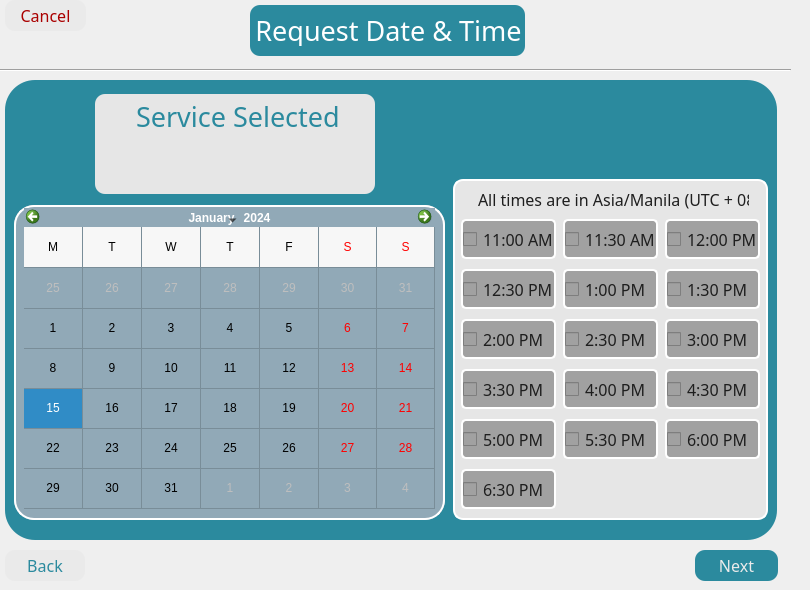
    <widget class="QWidget" name="page_3">
     <widget class="QWidget" name="widget_5" native="true">
      <property name="geometry">
       <rect>
        <x>5</x>
        <y>80</y>
        <width>772</width>
        <height>460</height>
       </rect>
      </property>
      <property name="styleSheet">
       <string notr="true">background-color: rgb(43, 138, 158);
border-radius: 30px;

</string>
      </property>
      <widget class="QWidget" name="widget_9" native="true">
       <property name="geometry">
        <rect>
         <x>9</x>
         <y>125</y>
         <width>431</width>
         <height>315</height>
        </rect>
       </property>
       <property name="styleSheet">
        <string notr="true">background-color:#91A9B7;
border-radius: 20px;
</string>
       </property>
       <widget class="QCalendarWidget" name="calendarpickdate">
        <property name="geometry">
         <rect>
          <x>10</x>
          <y>3</y>
          <width>411</width>
          <height>301</height>
         </rect>
        </property>
        <property name="styleSheet">
         <string notr="true">font: 18pt &quot;Franklin Gothic Demi&quot;;
</string>
        </property>
        <property name="gridVisible">
         <bool>true</bool>
        </property>
        <property name="horizontalHeaderFormat">
         <enum>QCalendarWidget::SingleLetterDayNames</enum>
        </property>
        <property name="verticalHeaderFormat">
         <enum>QCalendarWidget::NoVerticalHeader</enum>
        </property>
        <property name="navigationBarVisible">
         <bool>true</bool>
        </property>
       </widget>
       <widget class="QFrame" name="frame">
        <property name="geometry">
         <rect>
          <x>0</x>
          <y>0</y>
          <width>431</width>
          <height>315</height>
         </rect>
        </property>
        <property name="styleSheet">
         <string notr="true">border: 2px solid white</string>
        </property>
        <property name="frameShape">
         <enum>QFrame::StyledPanel</enum>
        </property>
        <property name="frameShadow">
         <enum>QFrame::Raised</enum>
        </property>
       </widget>
       <zorder>frame</zorder>
       <zorder>calendarpickdate</zorder>
      </widget>
      <widget class="QWidget" name="widget_10" native="true">
       <property name="geometry">
        <rect>
         <x>90</x>
         <y>14</y>
         <width>280</width>
         <height>100</height>
        </rect>
       </property>
       <property name="styleSheet">
        <string notr="true">background-color: #E6E6E6;
border-radius: 10px;
</string>
       </property>
       <widget class="QLabel" name="label_27">
        <property name="geometry">
         <rect>
          <x>50</x>
          <y>10</y>
          <width>231</width>
          <height>20</height>
         </rect>
        </property>
        <property name="font">
         <font>
          <family>Franklin Gothic Book</family>
          <pointsize>14</pointsize>
         </font>
        </property>
        <property name="styleSheet">
         <string notr="true">background-color:#E6E6E6;
color: black;</string>
        </property>
        <property name="text">
         <string/>
        </property>
       </widget>
       <widget class="QLabel" name="label_28">
        <property name="geometry">
         <rect>
          <x>41</x>
          <y>12</y>
          <width>221</width>
          <height>21</height>
         </rect>
        </property>
        <property name="font">
         <font>
          <family>Franklin Gothic Demi</family>
          <pointsize>20</pointsize>
          <weight>50</weight>
          <italic>false</italic>
          <bold>false</bold>
         </font>
        </property>
        <property name="styleSheet">
         <string notr="true">background-color:#E6E6E6;
color: rgb(43, 138, 158);
font: 20pt &quot;Franklin Gothic Demi&quot;;
</string>
        </property>
        <property name="text">
         <string>Service Selected</string>
        </property>
       </widget>
       <widget class="QLabel" name="selectedpackage_label">
        <property name="geometry">
         <rect>
          <x>67</x>
          <y>46</y>
          <width>151</width>
          <height>20</height>
         </rect>
        </property>
        <property name="font">
         <font>
          <family>Franklin Gothic Demi</family>
          <pointsize>18</pointsize>
          <weight>50</weight>
          <italic>false</italic>
          <bold>false</bold>
         </font>
        </property>
        <property name="styleSheet">
         <string notr="true">background-color:#E6E6E6;
color: black;
font: 18pt &quot;Franklin Gothic Demi&quot;;
</string>
        </property>
        <property name="text">
         <string/>
        </property>
        <property name="alignment">
         <set>Qt::AlignCenter</set>
        </property>
       </widget>
       <widget class="QLabel" name="totaltime_label">
        <property name="geometry">
         <rect>
          <x>62</x>
          <y>70</y>
          <width>161</width>
          <height>20</height>
         </rect>
        </property>
        <property name="font">
         <font>
          <family>Franklin Gothic Medium</family>
          <pointsize>11</pointsize>
          <weight>50</weight>
          <italic>false</italic>
          <bold>false</bold>
         </font>
        </property>
        <property name="styleSheet">
         <string notr="true">background-color:#E6E6E6;
color: black;
font: 11pt &quot;Franklin Gothic Medium&quot;;
</string>
        </property>
        <property name="text">
         <string/>
        </property>
        <property name="alignment">
         <set>Qt::AlignCenter</set>
        </property>
       </widget>
      </widget>
      <widget class="QWidget" name="widget_11" native="true">
       <property name="geometry">
        <rect>
         <x>448</x>
         <y>99</y>
         <width>315</width>
         <height>341</height>
        </rect>
       </property>
       <property name="styleSheet">
        <string notr="true">background-color: #E6E6E6;
border-radius: 10px;
border: 2px solid white</string>
       </property>
       <widget class="QLabel" name="label_31">
        <property name="geometry">
         <rect>
          <x>25</x>
          <y>10</y>
          <width>271</width>
          <height>20</height>
         </rect>
        </property>
        <property name="font">
         <font>
          <family>Franklin Gothic Medium</family>
          <pointsize>12</pointsize>
          <weight>50</weight>
          <italic>false</italic>
          <bold>false</bold>
         </font>
        </property>
        <property name="styleSheet">
         <string notr="true">background-color:#E6E6E6;
color: rgb(30, 30, 30);
font: 12pt &quot;Franklin Gothic Medium&quot;;
border: 0px </string>
        </property>
        <property name="text">
         <string>All times are in Asia/Manila (UTC + 08)</string>
        </property>
       </widget>
       <widget class="QCheckBox" name="checkBox_11am">
        <property name="geometry">
         <rect>
          <x>8</x>
          <y>40</y>
          <width>95</width>
          <height>40</height>
         </rect>
        </property>
        <property name="font">
         <font>
          <family>Franklin Gothic Heavy</family>
          <pointsize>12</pointsize>
         </font>
        </property>
        <property name="styleSheet">
         <string notr="true">color: rgb(30, 30, 30);
background-color:#a1a1a1;
border-radius: 5px;</string>
        </property>
        <property name="text">
         <string>11:00 AM</string>
        </property>
        <property name="autoExclusive">
         <bool>true</bool>
        </property>
       </widget>
       <widget class="QCheckBox" name="checkBox_1130am">
        <property name="geometry">
         <rect>
          <x>110</x>
          <y>40</y>
          <width>95</width>
          <height>40</height>
         </rect>
        </property>
        <property name="font">
         <font>
          <family>Franklin Gothic Heavy</family>
          <pointsize>12</pointsize>
         </font>
        </property>
        <property name="styleSheet">
         <string notr="true">color: rgb(30, 30, 30);
background-color:#a1a1a1;
border-radius: 5px;</string>
        </property>
        <property name="text">
         <string>11:30 AM</string>
        </property>
        <property name="autoExclusive">
         <bool>true</bool>
        </property>
       </widget>
       <widget class="QCheckBox" name="checkBox_12pm">
        <property name="geometry">
         <rect>
          <x>212</x>
          <y>40</y>
          <width>95</width>
          <height>40</height>
         </rect>
        </property>
        <property name="font">
         <font>
          <family>Franklin Gothic Heavy</family>
          <pointsize>12</pointsize>
         </font>
        </property>
        <property name="styleSheet">
         <string notr="true">color: rgb(30, 30, 30);
background-color:#a1a1a1;
border-radius: 5px;</string>
        </property>
        <property name="text">
         <string>12:00 PM</string>
        </property>
        <property name="autoExclusive">
         <bool>true</bool>
        </property>
       </widget>
       <widget class="QCheckBox" name="checkBox_1230pm">
        <property name="geometry">
         <rect>
          <x>8</x>
          <y>90</y>
          <width>95</width>
          <height>40</height>
         </rect>
        </property>
        <property name="font">
         <font>
          <family>Franklin Gothic Heavy</family>
          <pointsize>12</pointsize>
         </font>
        </property>
        <property name="styleSheet">
         <string notr="true">color: rgb(30, 30, 30);
background-color:#a1a1a1;
border-radius: 5px;</string>
        </property>
        <property name="text">
         <string>12:30 PM</string>
        </property>
        <property name="autoExclusive">
         <bool>true</bool>
        </property>
       </widget>
       <widget class="QCheckBox" name="checkBox_1pm">
        <property name="geometry">
         <rect>
          <x>110</x>
          <y>90</y>
          <width>95</width>
          <height>40</height>
         </rect>
        </property>
        <property name="font">
         <font>
          <family>Franklin Gothic Heavy</family>
          <pointsize>12</pointsize>
         </font>
        </property>
        <property name="styleSheet">
         <string notr="true">color: rgb(30, 30, 30);
background-color:#a1a1a1;
border-radius: 5px;</string>
        </property>
        <property name="text">
         <string>1:00 PM</string>
        </property>
        <property name="autoExclusive">
         <bool>true</bool>
        </property>
       </widget>
       <widget class="QCheckBox" name="checkBox_130pm">
        <property name="geometry">
         <rect>
          <x>212</x>
          <y>90</y>
          <width>95</width>
          <height>40</height>
         </rect>
        </property>
        <property name="font">
         <font>
          <family>Franklin Gothic Heavy</family>
          <pointsize>12</pointsize>
         </font>
        </property>
        <property name="styleSheet">
         <string notr="true">color: rgb(30, 30, 30);
background-color:#a1a1a1;
border-radius: 5px;</string>
        </property>
        <property name="text">
         <string>1:30 PM</string>
        </property>
        <property name="autoExclusive">
         <bool>true</bool>
        </property>
       </widget>
       <widget class="QCheckBox" name="checkBox_2pm">
        <property name="geometry">
         <rect>
          <x>8</x>
          <y>140</y>
          <width>95</width>
          <height>40</height>
         </rect>
        </property>
        <property name="font">
         <font>
          <family>Franklin Gothic Heavy</family>
          <pointsize>12</pointsize>
         </font>
        </property>
        <property name="styleSheet">
         <string notr="true">color: rgb(30, 30, 30);
background-color:#a1a1a1;
border-radius: 5px;</string>
        </property>
        <property name="text">
         <string>2:00 PM</string>
        </property>
        <property name="autoExclusive">
         <bool>true</bool>
        </property>
       </widget>
       <widget class="QCheckBox" name="checkBox_230pm">
        <property name="geometry">
         <rect>
          <x>110</x>
          <y>140</y>
          <width>95</width>
          <height>40</height>
         </rect>
        </property>
        <property name="font">
         <font>
          <family>Franklin Gothic Heavy</family>
          <pointsize>12</pointsize>
         </font>
        </property>
        <property name="styleSheet">
         <string notr="true">color: rgb(30, 30, 30);
background-color:#a1a1a1;
border-radius: 5px;</string>
        </property>
        <property name="text">
         <string>2:30 PM</string>
        </property>
        <property name="autoExclusive">
         <bool>true</bool>
        </property>
       </widget>
       <widget class="QCheckBox" name="checkBox_3pm">
        <property name="geometry">
         <rect>
          <x>212</x>
          <y>140</y>
          <width>95</width>
          <height>40</height>
         </rect>
        </property>
        <property name="font">
         <font>
          <family>Franklin Gothic Heavy</family>
          <pointsize>12</pointsize>
         </font>
        </property>
        <property name="styleSheet">
         <string notr="true">color: rgb(30, 30, 30);
background-color:#a1a1a1;
border-radius: 5px;</string>
        </property>
        <property name="text">
         <string>3:00 PM</string>
        </property>
        <property name="autoExclusive">
         <bool>true</bool>
        </property>
       </widget>
       <widget class="QCheckBox" name="checkBox_330pm">
        <property name="geometry">
         <rect>
          <x>8</x>
          <y>190</y>
          <width>95</width>
          <height>40</height>
         </rect>
        </property>
        <property name="font">
         <font>
          <family>Franklin Gothic Heavy</family>
          <pointsize>12</pointsize>
         </font>
        </property>
        <property name="styleSheet">
         <string notr="true">color: rgb(30, 30, 30);
background-color:#a1a1a1;
border-radius: 5px;</string>
        </property>
        <property name="text">
         <string>3:30 PM</string>
        </property>
        <property name="autoExclusive">
         <bool>true</bool>
        </property>
       </widget>
       <widget class="QCheckBox" name="checkBox_4pm">
        <property name="geometry">
         <rect>
          <x>110</x>
          <y>190</y>
          <width>95</width>
          <height>40</height>
         </rect>
        </property>
        <property name="font">
         <font>
          <family>Franklin Gothic Heavy</family>
          <pointsize>12</pointsize>
         </font>
        </property>
        <property name="styleSheet">
         <string notr="true">color: rgb(30, 30, 30);
background-color:#a1a1a1;
border-radius: 5px;</string>
        </property>
        <property name="text">
         <string>4:00 PM</string>
        </property>
        <property name="autoExclusive">
         <bool>true</bool>
        </property>
       </widget>
       <widget class="QCheckBox" name="checkBox_430pm">
        <property name="geometry">
         <rect>
          <x>212</x>
          <y>190</y>
          <width>95</width>
          <height>40</height>
         </rect>
        </property>
        <property name="font">
         <font>
          <family>Franklin Gothic Heavy</family>
          <pointsize>12</pointsize>
         </font>
        </property>
        <property name="styleSheet">
         <string notr="true">color: rgb(30, 30, 30);
background-color:#a1a1a1;
border-radius: 5px;</string>
        </property>
        <property name="text">
         <string>4:30 PM</string>
        </property>
        <property name="autoExclusive">
         <bool>true</bool>
        </property>
       </widget>
       <widget class="QCheckBox" name="checkBox_5pm">
        <property name="geometry">
         <rect>
          <x>8</x>
          <y>240</y>
          <width>95</width>
          <height>40</height>
         </rect>
        </property>
        <property name="font">
         <font>
          <family>Franklin Gothic Heavy</family>
          <pointsize>12</pointsize>
         </font>
        </property>
        <property name="styleSheet">
         <string notr="true">color: rgb(30, 30, 30);
background-color:#a1a1a1;
border-radius: 5px;</string>
        </property>
        <property name="text">
         <string>5:00 PM</string>
        </property>
        <property name="autoExclusive">
         <bool>true</bool>
        </property>
       </widget>
       <widget class="QCheckBox" name="checkBox_530pm">
        <property name="geometry">
         <rect>
          <x>110</x>
          <y>240</y>
          <width>95</width>
          <height>40</height>
         </rect>
        </property>
        <property name="font">
         <font>
          <family>Franklin Gothic Heavy</family>
          <pointsize>12</pointsize>
         </font>
        </property>
        <property name="styleSheet">
         <string notr="true">color: rgb(30, 30, 30);
background-color:#a1a1a1;
border-radius: 5px;</string>
        </property>
        <property name="text">
         <string>5:30 PM</string>
        </property>
        <property name="autoExclusive">
         <bool>true</bool>
        </property>
       </widget>
       <widget class="QCheckBox" name="checkBox_6pm">
        <property name="geometry">
         <rect>
          <x>212</x>
          <y>240</y>
          <width>95</width>
          <height>40</height>
         </rect>
        </property>
        <property name="font">
         <font>
          <family>Franklin Gothic Heavy</family>
          <pointsize>12</pointsize>
         </font>
        </property>
        <property name="styleSheet">
         <string notr="true">color: rgb(30, 30, 30);
background-color:#a1a1a1;
border-radius: 5px;</string>
        </property>
        <property name="text">
         <string>6:00 PM</string>
        </property>
        <property name="autoExclusive">
         <bool>true</bool>
        </property>
       </widget>
       <widget class="QCheckBox" name="checkBox_630pm">
        <property name="geometry">
         <rect>
          <x>8</x>
          <y>290</y>
          <width>95</width>
          <height>40</height>
         </rect>
        </property>
        <property name="font">
         <font>
          <family>Franklin Gothic Heavy</family>
          <pointsize>12</pointsize>
         </font>
        </property>
        <property name="styleSheet">
         <string notr="true">color: rgb(30, 30, 30);
background-color:#a1a1a1;
border-radius: 5px;</string>
        </property>
        <property name="text">
         <string>6:30 PM</string>
        </property>
        <property name="autoExclusive">
         <bool>true</bool>
        </property>
       </widget>
      </widget>
     </widget>
     <widget class="Line" name="line_3">
      <property name="geometry">
       <rect>
        <x>-10</x>
        <y>60</y>
        <width>801</width>
        <height>21</height>
       </rect>
      </property>
      <property name="orientation">
       <enum>Qt::Horizontal</enum>
      </property>
     </widget>
     <widget class="QWidget" name="widget_6" native="true">
      <property name="geometry">
       <rect>
        <x>250</x>
        <y>5</y>
        <width>275</width>
        <height>51</height>
       </rect>
      </property>
      <property name="toolTipDuration">
       <number>4</number>
      </property>
      <property name="autoFillBackground">
       <bool>false</bool>
      </property>
      <property name="styleSheet">
       <string notr="true">
background-color: rgb(43, 138, 158);
border-radius: 10px;

</string>
      </property>
      <widget class="QLabel" name="selectService_3">
       <property name="geometry">
        <rect>
         <x>-7</x>
         <y>10</y>
         <width>291</width>
         <height>31</height>
        </rect>
       </property>
       <property name="font">
        <font>
         <family>Franklin Gothic Demi</family>
         <pointsize>20</pointsize>
         <weight>50</weight>
         <italic>false</italic>
         <bold>false</bold>
        </font>
       </property>
       <property name="autoFillBackground">
        <bool>false</bool>
       </property>
       <property name="styleSheet">
        <string notr="true">color:white;
font: 20pt &quot;Franklin Gothic Demi&quot;;
</string>
       </property>
       <property name="text">
        <string>Request Date &amp; Time</string>
       </property>
       <property name="alignment">
        <set>Qt::AlignCenter</set>
       </property>
      </widget>
     </widget>
     <widget class="QPushButton" name="cancel3">
      <property name="geometry">
       <rect>
        <x>5</x>
        <y>0</y>
        <width>81</width>
        <height>31</height>
       </rect>
      </property>
      <property name="font">
       <font>
        <family>Franklin Gothic Heavy</family>
        <pointsize>12</pointsize>
       </font>
      </property>
      <property name="styleSheet">
       <string notr="true">color: rgb(170, 0, 0);
background-color: rgb(234, 234, 234);
border-radius: 10px;
</string>
      </property>
      <property name="text">
       <string notr="true">Cancel</string>
      </property>
     </widget>
     <widget class="QToolButton" name="reqdatetime_backButton">
      <property name="geometry">
       <rect>
        <x>5</x>
        <y>550</y>
        <width>80</width>
        <height>31</height>
       </rect>
      </property>
      <property name="font">
       <font>
        <family>Franklin Gothic Heavy</family>
        <pointsize>12</pointsize>
       </font>
      </property>
      <property name="styleSheet">
       <string notr="true">QToolButton {
color:  rgb(43, 138, 158);
background-color: rgb(234, 234, 234);
border-radius: 10px;
}

QToolButton:hover {
background-color: #E6E6E6;
;
}</string>
      </property>
      <property name="text">
       <string>Back</string>
      </property>
      <property name="icon">
       <iconset resource="resources.qrc">
        <normaloff>:/newPrefix/images/backarrow.png</normaloff>:/newPrefix/images/backarrow.png</iconset>
      </property>
      <property name="iconSize">
       <size>
        <width>30</width>
        <height>30</height>
       </size>
      </property>
      <property name="toolButtonStyle">
       <enum>Qt::ToolButtonTextBesideIcon</enum>
      </property>
     </widget>
     <widget class="QToolButton" name="reqdatetime_nextButton">
      <property name="geometry">
       <rect>
        <x>695</x>
        <y>550</y>
        <width>83</width>
        <height>31</height>
       </rect>
      </property>
      <property name="font">
       <font>
        <family>Franklin Gothic Heavy</family>
        <pointsize>12</pointsize>
       </font>
      </property>
      <property name="styleSheet">
       <string notr="true">QToolButton{
background-color:  rgb(43, 138, 158);
color: rgb(234, 234, 234);
border-radius: 10px;
}

QToolButton:hover {
	background-color: rgb(28, 122, 140);

}

</string>
      </property>
      <property name="text">
       <string>Next</string>
      </property>
      <property name="icon">
       <iconset resource="resources.qrc">
        <normaloff>:/newPrefix/images/arrownext.png</normaloff>:/newPrefix/images/arrownext.png</iconset>
      </property>
      <property name="iconSize">
       <size>
        <width>60</width>
        <height>60</height>
       </size>
      </property>
      <property name="toolButtonStyle">
       <enum>Qt::ToolButtonTextBesideIcon</enum>
      </property>
     </widget>
    </widget>
